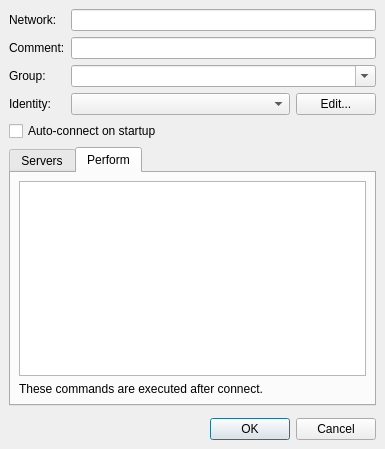
<ui version="4.0" >
 <class>NetworkEditDlg</class>
 <widget class="QDialog" name="NetworkEditDlg" >
  <property name="geometry" >
   <rect>
    <x>0</x>
    <y>0</y>
    <width>385</width>
    <height>449</height>
   </rect>
  </property>
  <property name="windowTitle" >
   <string>Edit Network Settings</string>
  </property>
  <layout class="QVBoxLayout" >
   <property name="margin" >
    <number>9</number>
   </property>
   <property name="spacing" >
    <number>6</number>
   </property>
   <item>
    <layout class="QGridLayout" >
     <property name="margin" >
      <number>0</number>
     </property>
     <property name="spacing" >
      <number>6</number>
     </property>
     <item row="3" column="0" >
      <widget class="QLabel" name="label_3" >
       <property name="text" >
        <string>Identity:</string>
       </property>
      </widget>
     </item>
     <item row="0" column="0" >
      <widget class="QLabel" name="label" >
       <property name="text" >
        <string>Network:</string>
       </property>
      </widget>
     </item>
     <item row="2" column="0" >
      <widget class="QLabel" name="label_2" >
       <property name="text" >
        <string>Group:</string>
       </property>
      </widget>
     </item>
     <item row="2" column="1" >
      <widget class="QComboBox" name="networkGroup" >
       <property name="editable" >
        <bool>true</bool>
       </property>
       <property name="insertPolicy" >
        <enum>QComboBox::NoInsert</enum>
       </property>
      </widget>
     </item>
     <item row="3" column="1" >
      <layout class="QHBoxLayout" >
       <property name="margin" >
        <number>0</number>
       </property>
       <property name="spacing" >
        <number>6</number>
       </property>
       <item>
        <widget class="QComboBox" name="identityList" />
       </item>
       <item>
        <widget class="QPushButton" name="editIdentities" >
         <property name="sizePolicy" >
          <sizepolicy>
           <hsizetype>4</hsizetype>
           <vsizetype>0</vsizetype>
           <horstretch>0</horstretch>
           <verstretch>0</verstretch>
          </sizepolicy>
         </property>
         <property name="text" >
          <string>Edit...</string>
         </property>
        </widget>
       </item>
      </layout>
     </item>
     <item row="0" column="1" >
      <widget class="QLineEdit" name="networkName" />
     </item>
     <item row="1" column="1" >
      <widget class="QLineEdit" name="networkDesc" />
     </item>
     <item row="1" column="0" >
      <widget class="QLabel" name="label_5" >
       <property name="text" >
        <string>Comment:</string>
       </property>
      </widget>
     </item>
    </layout>
   </item>
   <item>
    <widget class="QCheckBox" name="enableAutoConnect" >
     <property name="text" >
      <string>Auto-connect on startup</string>
     </property>
    </widget>
   </item>
   <item>
    <widget class="QTabWidget" name="tabWidget" >
     <property name="enabled" >
      <bool>true</bool>
     </property>
     <property name="currentIndex" >
      <number>1</number>
     </property>
     <widget class="QWidget" name="serversTab" >
      <property name="enabled" >
       <bool>true</bool>
      </property>
      <attribute name="title" >
       <string>Servers</string>
      </attribute>
      <layout class="QHBoxLayout" >
       <property name="margin" >
        <number>9</number>
       </property>
       <property name="spacing" >
        <number>6</number>
       </property>
       <item>
        <widget class="QListWidget" name="serverList" />
       </item>
       <item>
        <layout class="QVBoxLayout" >
         <property name="margin" >
          <number>0</number>
         </property>
         <property name="spacing" >
          <number>6</number>
         </property>
         <item>
          <widget class="QPushButton" name="addServer" >
           <property name="text" >
            <string>&amp;Add...</string>
           </property>
          </widget>
         </item>
         <item>
          <widget class="QPushButton" name="editServer" >
           <property name="text" >
            <string>&amp;Edit...</string>
           </property>
          </widget>
         </item>
         <item>
          <widget class="QPushButton" name="deleteServer" >
           <property name="text" >
            <string>De&amp;lete</string>
           </property>
          </widget>
         </item>
         <item>
          <widget class="QPushButton" name="upServer" >
           <property name="text" >
            <string>Move &amp;Up</string>
           </property>
          </widget>
         </item>
         <item>
          <widget class="QPushButton" name="downServer" >
           <property name="text" >
            <string>Move &amp;Down</string>
           </property>
          </widget>
         </item>
         <item>
          <spacer>
           <property name="orientation" >
            <enum>Qt::Vertical</enum>
           </property>
           <property name="sizeHint" >
            <size>
             <width>20</width>
             <height>40</height>
            </size>
           </property>
          </spacer>
         </item>
        </layout>
       </item>
      </layout>
     </widget>
     <widget class="QWidget" name="performTab" >
      <attribute name="title" >
       <string>Perform</string>
      </attribute>
      <layout class="QVBoxLayout" >
       <property name="margin" >
        <number>8</number>
       </property>
       <property name="spacing" >
        <number>6</number>
       </property>
       <item>
        <layout class="QVBoxLayout" >
         <property name="margin" >
          <number>0</number>
         </property>
         <property name="spacing" >
          <number>6</number>
         </property>
         <item>
          <widget class="QTextEdit" name="performEdit" >
           <property name="enabled" >
            <bool>true</bool>
           </property>
           <property name="lineWrapMode" >
            <enum>QTextEdit::NoWrap</enum>
           </property>
          </widget>
         </item>
         <item>
          <widget class="QLabel" name="label_4" >
           <property name="text" >
            <string>These commands are executed after connect.</string>
           </property>
          </widget>
         </item>
        </layout>
       </item>
      </layout>
     </widget>
    </widget>
   </item>
   <item>
    <widget class="QWidget" native="1" name="layoutWidget" />
   </item>
   <item>
    <widget class="QDialogButtonBox" name="buttonBox" >
     <property name="orientation" >
      <enum>Qt::Horizontal</enum>
     </property>
     <property name="standardButtons" >
      <set>QDialogButtonBox::Cancel|QDialogButtonBox::NoButton|QDialogButtonBox::Ok</set>
     </property>
    </widget>
   </item>
  </layout>
 </widget>
 <resources/>
 <connections>
  <connection>
   <sender>buttonBox</sender>
   <signal>rejected()</signal>
   <receiver>NetworkEditDlg</receiver>
   <slot>reject()</slot>
   <hints>
    <hint type="sourcelabel" >
     <x>216</x>
     <y>435</y>
    </hint>
    <hint type="destinationlabel" >
     <x>216</x>
     <y>228</y>
    </hint>
   </hints>
  </connection>
  <connection>
   <sender>buttonBox</sender>
   <signal>accepted()</signal>
   <receiver>NetworkEditDlg</receiver>
   <slot>accept()</slot>
   <hints>
    <hint type="sourcelabel" >
     <x>216</x>
     <y>435</y>
    </hint>
    <hint type="destinationlabel" >
     <x>216</x>
     <y>228</y>
    </hint>
   </hints>
  </connection>
 </connections>
</ui>
